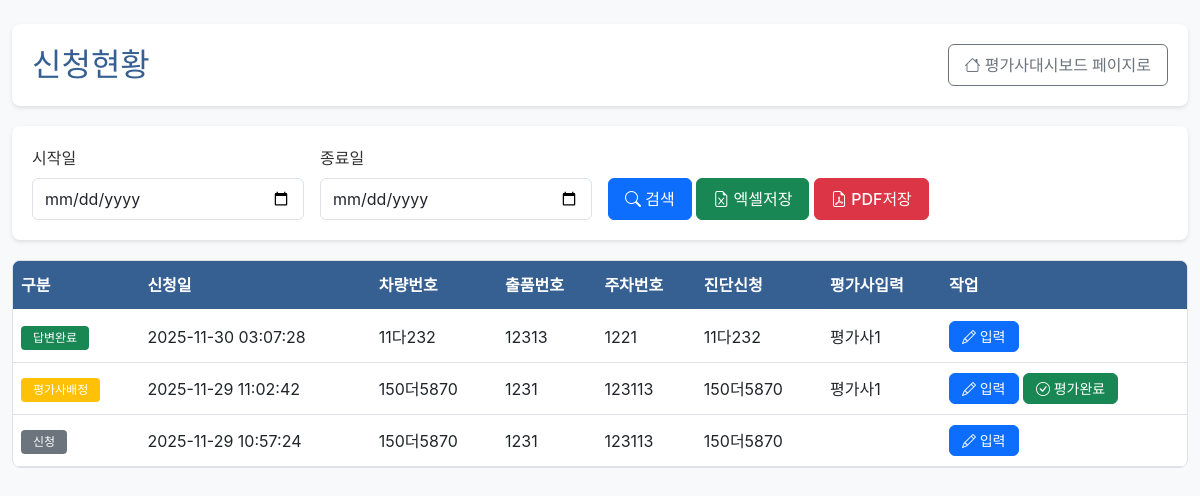
/evaluator/status (signed in), run on an earlier commit of the app's database.
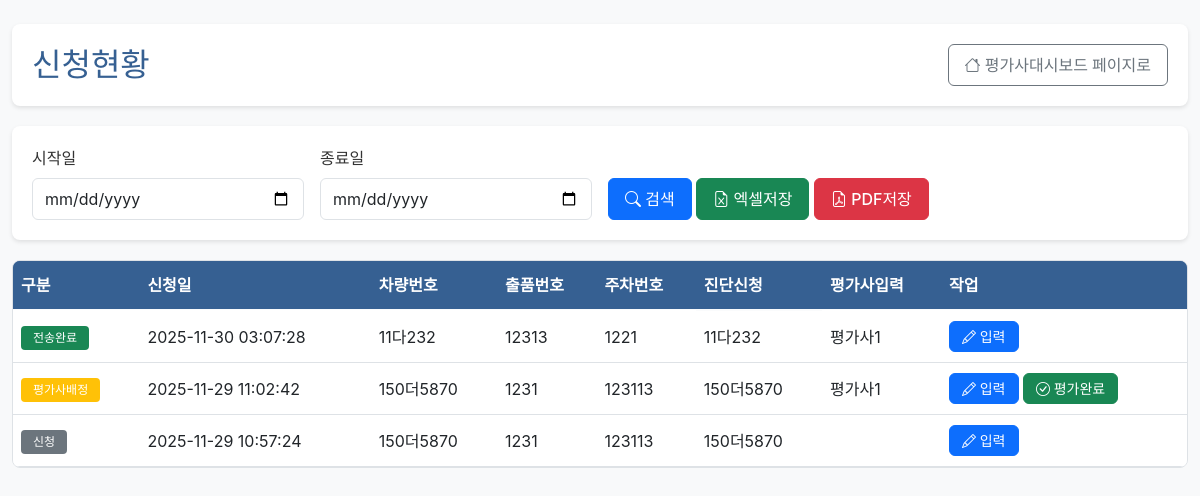
And on a later commit of the database.
### tables this page shows
CREATE TABLE diagnosis_requests (
            id INTEGER PRIMARY KEY AUTOINCREMENT,
            applicant_id INTEGER NOT NULL,
            request_date TEXT NOT NULL DEFAULT (datetime('now', 'localtime')),
            vehicle_number TEXT,
            lot_number TEXT,
            parking_number TEXT,
            status TEXT NOT NULL DEFAULT '신청',
            evaluator_id INTEGER,
            evaluator_name TEXT,
            answer_date TEXT,
            confirmed_at TEXT,
            translated_summary TEXT,
            translated_at TEXT,
            sent_at TEXT,
            fee INTEGER DEFAULT 120000,
            FOREIGN KEY (applicant_id) REFERENCES users(id) ON DELETE CASCADE,
            FOREIGN KEY (evaluator_id) REFERENCES users(id) ON DELETE SET NULL
        );

### app.py (the view)
@app.route("/evaluator/status")
@login_required
@role_required("평가사")
def evaluator_status():
    clause, params = _filter_clause("dr.request_date")
    db = get_db()
    rows = db.execute(
        f"""
        SELECT dr.*, applicant.name AS applicant_name
        FROM diagnosis_requests dr
        JOIN users applicant ON applicant.id = dr.applicant_id
        WHERE 1=1 {clause}
        ORDER BY dr.request_date DESC
        """,
        params,
    ).fetchall()
    evaluators = db.execute(
        "SELECT * FROM users WHERE user_type = '평가사' AND approved = 1"
    ).fetchall()
    start_date = request.args.get("start_date", "")
    end_date = request.args.get("end_date", "")
    return render_template(
        "evaluator/status.html",
        requests=rows,
        evaluators=evaluators,
        start_date=start_date,
        end_date=end_date,
    )

### app.py (called while the page is built)
def get_db() -> sqlite3.Connection:
    if "db" not in g:
        conn = sqlite3.connect(DB_PATH)
        conn.row_factory = sqlite3.Row
        g.db = conn
    return g.db

def login_required(func):
    from functools import wraps
    @wraps(func)
    def wrapper(*args, **kwargs):
        if "user_id" not in session:
            return redirect(url_for("login"))
        return func(*args, **kwargs)
    return wrapper

def role_required(*roles):
    from functools import wraps
    def decorator(func):
        @wraps(func)
        def wrapper(*args, **kwargs):
            if "user_type" not in session or session["user_type"] not in roles:
                abort(403)
            return func(*args, **kwargs)
        return wrapper
    return decorator

### templates/evaluator/status.html (shortened to what this page needs)
{% extends "base.html" %}
{% block content %}
<div class="container-fluid py-4">
    <div class="page-header">
        <div class="d-flex justify-content-between align-items-center">
            <h2> 신청현황</h2>
            <a href="{{ url_for('evaluator_dashboard') }}" class="btn btn-outline-secondary">
                <i class="bi bi-house"></i> 평가사대시보드 페이지로
            </a>
        </div>
    </div>
    <div class="filter-section">
        <form method="GET" class="row g-3 align-items-end">
            <div class="col-md-3">
                <label class="form-label">시작일</label>
                <input type="date" class="form-control" name="start_date" value="{{ start_date }}">
            </div>
            <div class="col-md-3">
                <label class="form-label">종료일</label>
                <input type="date" class="form-control" name="end_date" value="{{ end_date }}">
            </div>
            <div class="col-md-6">
                <button type="submit" class="btn btn-primary">
                    <i class="bi bi-search"></i> 검색
                </button>
                <a href="{{ url_for('evaluator_response_export', fmt='xlsx', start_date=start_date, end_date=end_date) }}" class="btn btn-success">
                    <i class="bi bi-file-earmark-excel"></i> 엑셀저장
                </a>
                <a href="{{ url_for('evaluator_response_export', fmt='pdf', start_date=start_date, end_date=end_date) }}" class="btn btn-danger">
                    <i class="bi bi-file-earmark-pdf"></i> PDF저장
                </a>
            </div>
        </form>
    </div>
    <div class="table-wrapper">
        <table class="table table-hover">
            <thead class="table-fixed-header">
                <tr>
                    <th>구분</th>
                    <th>신청일</th>
                    <th>차량번호</th>
                    <th>출품번호</th>
                    <th>주차번호</th>
                    <th>진단신청</th>
                    <th>평가사입력</th>
                    <th>작업</th>
                </tr>
            </thead>
            <tbody>
                {% for req in requests %}
                <tr>
                    <td>
                        <span class="badge bg-{% if req.status == '신청' %}secondary{% elif req.status == '평가사배정' %}warning{% else %}success{% endif %}">
                            {{ req.status }}
                        </span>
                    </td>
                    <td>{{ req.request_date }}</td>
                    <td>{{ req.vehicle_number or '' }}</td>
                    <td>{{ req.lot_number or '' }}</td>
                    <td>{{ req.parking_number or '' }}</td>
                    <td class="text-summary">{{ req.vehicle_number or '' }}</td>
                    <td>{{ req.evaluator_name or '' }}</td>
                    <td>
                        <button class="btn btn-sm btn-primary input-btn" data-id="{{ req.id }}" data-evaluator="{{ req.evaluator_name or '' }}">
                            <i class="bi bi-pencil"></i> 입력
                        </button>
                        {% if req.status == '평가사배정' %}
                        <button class="btn btn-sm btn-success complete-btn" data-id="{{ req.id }}">
                            <i class="bi bi-check-circle"></i> 평가완료
                        </button>
                        {% endif %}
                    </td>
                </tr>
                {% endfor %}
            </tbody>
        </table>
    </div>
</div>
{% endblock %}

What changed in the data, as far as the page shows it:
changed diagnosis_requests: status "답변완료" → "전송완료"
